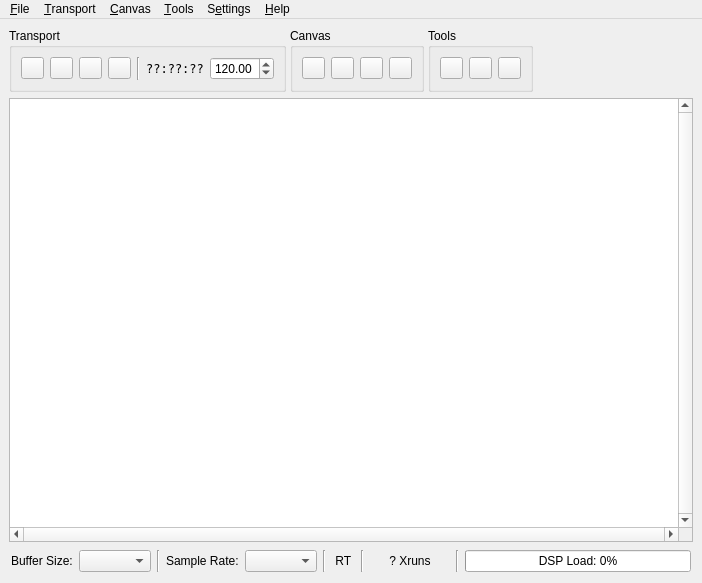
<?xml version="1.0" encoding="UTF-8"?>
<ui version="4.0">
 <class>CatiaMainW</class>
 <widget class="QMainWindow" name="CatiaMainW">
  <property name="geometry">
   <rect>
    <x>0</x>
    <y>0</y>
    <width>702</width>
    <height>583</height>
   </rect>
  </property>
  <property name="windowTitle">
   <string>Catia</string>
  </property>
  <widget class="QWidget" name="centralwidget">
   <layout class="QVBoxLayout" name="verticalLayout">
    <item>
     <widget class="QFrame" name="frame_toolbar">
      <layout class="QHBoxLayout" name="horizontalLayout_6">
       <property name="spacing">
        <number>4</number>
       </property>
       <property name="margin">
        <number>0</number>
       </property>
       <item>
        <widget class="QGroupBox" name="group_transport">
         <property name="title">
          <string>Transport</string>
         </property>
         <layout class="QHBoxLayout" name="horizontalLayout_3">
          <item>
           <widget class="QPushButton" name="b_transport_play">
            <property name="maximumSize">
             <size>
              <width>23</width>
              <height>16777215</height>
             </size>
            </property>
            <property name="toolTip">
             <string>Transport Play/Pause</string>
            </property>
            <property name="text">
             <string/>
            </property>
            <property name="icon">
             <iconset resource="../icons/icons.qrc">
              <normaloff>:/16x16/media-playback-start.png</normaloff>:/16x16/media-playback-start.png</iconset>
            </property>
            <property name="checkable">
             <bool>true</bool>
            </property>
           </widget>
          </item>
          <item>
           <widget class="QPushButton" name="b_transport_stop">
            <property name="maximumSize">
             <size>
              <width>23</width>
              <height>16777215</height>
             </size>
            </property>
            <property name="toolTip">
             <string>Transport Stop</string>
            </property>
            <property name="text">
             <string/>
            </property>
            <property name="icon">
             <iconset resource="../icons/icons.qrc">
              <normaloff>:/16x16/media-playback-stop.png</normaloff>:/16x16/media-playback-stop.png</iconset>
            </property>
           </widget>
          </item>
          <item>
           <widget class="QPushButton" name="b_transport_backwards">
            <property name="maximumSize">
             <size>
              <width>23</width>
              <height>16777215</height>
             </size>
            </property>
            <property name="toolTip">
             <string>Transport Backwards</string>
            </property>
            <property name="text">
             <string/>
            </property>
            <property name="icon">
             <iconset resource="../icons/icons.qrc">
              <normaloff>:/16x16/media-seek-backward.png</normaloff>:/16x16/media-seek-backward.png</iconset>
            </property>
            <property name="autoRepeat">
             <bool>true</bool>
            </property>
           </widget>
          </item>
          <item>
           <widget class="QPushButton" name="b_transport_forwards">
            <property name="maximumSize">
             <size>
              <width>23</width>
              <height>16777215</height>
             </size>
            </property>
            <property name="toolTip">
             <string>Transport Forwards</string>
            </property>
            <property name="text">
             <string/>
            </property>
            <property name="icon">
             <iconset resource="../icons/icons.qrc">
              <normaloff>:/16x16/media-seek-forward.png</normaloff>:/16x16/media-seek-forward.png</iconset>
            </property>
            <property name="autoRepeat">
             <bool>true</bool>
            </property>
           </widget>
          </item>
          <item>
           <widget class="Line" name="line">
            <property name="orientation">
             <enum>Qt::Vertical</enum>
            </property>
           </widget>
          </item>
          <item>
           <widget class="QLabel" name="label_time">
            <property name="font">
             <font>
              <family>DejaVu Sans Mono</family>
              <pointsize>9</pointsize>
             </font>
            </property>
            <property name="contextMenuPolicy">
             <enum>Qt::CustomContextMenu</enum>
            </property>
            <property name="text">
             <string>??:??:??</string>
            </property>
            <property name="alignment">
             <set>Qt::AlignCenter</set>
            </property>
           </widget>
          </item>
          <item>
           <widget class="QDoubleSpinBox" name="sb_bpm">
            <property name="toolTip">
             <string>Beats per Minute</string>
            </property>
            <property name="decimals">
             <number>2</number>
            </property>
            <property name="maximum">
             <double>999.000000000000000</double>
            </property>
            <property name="value">
             <double>120.000000000000000</double>
            </property>
           </widget>
          </item>
         </layout>
        </widget>
       </item>
       <item>
        <widget class="QGroupBox" name="group_canvas">
         <property name="title">
          <string>Canvas</string>
         </property>
         <layout class="QHBoxLayout" name="horizontalLayout_4">
          <item>
           <widget class="QPushButton" name="b_canvas_zoom_fit">
            <property name="maximumSize">
             <size>
              <width>23</width>
              <height>16777215</height>
             </size>
            </property>
            <property name="toolTip">
             <string>Zoom Auto-Fit</string>
            </property>
            <property name="text">
             <string/>
            </property>
            <property name="icon">
             <iconset resource="../icons/icons.qrc">
              <normaloff>:/16x16/zoom-fit-best.png</normaloff>:/16x16/zoom-fit-best.png</iconset>
            </property>
           </widget>
          </item>
          <item>
           <widget class="QPushButton" name="b_canvas_zoom_in">
            <property name="maximumSize">
             <size>
              <width>23</width>
              <height>16777215</height>
             </size>
            </property>
            <property name="toolTip">
             <string>Zoom In</string>
            </property>
            <property name="text">
             <string/>
            </property>
            <property name="icon">
             <iconset resource="../icons/icons.qrc">
              <normaloff>:/16x16/zoom-in.png</normaloff>:/16x16/zoom-in.png</iconset>
            </property>
           </widget>
          </item>
          <item>
           <widget class="QPushButton" name="b_canvas_zoom_out">
            <property name="maximumSize">
             <size>
              <width>23</width>
              <height>16777215</height>
             </size>
            </property>
            <property name="toolTip">
             <string>Zoom Out</string>
            </property>
            <property name="text">
             <string/>
            </property>
            <property name="icon">
             <iconset resource="../icons/icons.qrc">
              <normaloff>:/16x16/zoom-out.png</normaloff>:/16x16/zoom-out.png</iconset>
            </property>
           </widget>
          </item>
          <item>
           <widget class="QPushButton" name="b_canvas_zoom_100">
            <property name="maximumSize">
             <size>
              <width>23</width>
              <height>16777215</height>
             </size>
            </property>
            <property name="toolTip">
             <string>Zoom 100%</string>
            </property>
            <property name="text">
             <string/>
            </property>
            <property name="icon">
             <iconset resource="../icons/icons.qrc">
              <normaloff>:/16x16/zoom-original.png</normaloff>:/16x16/zoom-original.png</iconset>
            </property>
           </widget>
          </item>
         </layout>
        </widget>
       </item>
       <item>
        <widget class="QGroupBox" name="group_tools">
         <property name="title">
          <string>Tools</string>
         </property>
         <layout class="QHBoxLayout" name="horizontalLayout_5">
          <item>
           <widget class="QPushButton" name="b_jack_clear_xruns">
            <property name="maximumSize">
             <size>
              <width>23</width>
              <height>16777215</height>
             </size>
            </property>
            <property name="toolTip">
             <string>Clear Xruns</string>
            </property>
            <property name="text">
             <string/>
            </property>
            <property name="icon">
             <iconset resource="../icons/icons.qrc">
              <normaloff>:/16x16/edit-clear.png</normaloff>:/16x16/edit-clear.png</iconset>
            </property>
           </widget>
          </item>
          <item>
           <widget class="QPushButton" name="b_jack_configure">
            <property name="maximumSize">
             <size>
              <width>23</width>
              <height>16777215</height>
             </size>
            </property>
            <property name="toolTip">
             <string>Configure JACK</string>
            </property>
            <property name="text">
             <string/>
            </property>
            <property name="icon">
             <iconset resource="../icons/icons.qrc">
              <normaloff>:/16x16/configure.png</normaloff>:/16x16/configure.png</iconset>
            </property>
           </widget>
          </item>
          <item>
           <widget class="QPushButton" name="b_jack_render">
            <property name="maximumSize">
             <size>
              <width>23</width>
              <height>16777215</height>
             </size>
            </property>
            <property name="toolTip">
             <string>JACK Render</string>
            </property>
            <property name="text">
             <string/>
            </property>
            <property name="icon">
             <iconset resource="../icons/icons.qrc">
              <normaloff>:/16x16/media-record.png</normaloff>:/16x16/media-record.png</iconset>
            </property>
           </widget>
          </item>
         </layout>
        </widget>
       </item>
       <item>
        <spacer name="horizontalSpacer">
         <property name="orientation">
          <enum>Qt::Horizontal</enum>
         </property>
         <property name="sizeHint" stdset="0">
          <size>
           <width>40</width>
           <height>20</height>
          </size>
         </property>
        </spacer>
       </item>
      </layout>
     </widget>
    </item>
    <item>
     <widget class="QGraphicsView" name="graphicsView">
      <property name="verticalScrollBarPolicy">
       <enum>Qt::ScrollBarAlwaysOn</enum>
      </property>
      <property name="horizontalScrollBarPolicy">
       <enum>Qt::ScrollBarAlwaysOn</enum>
      </property>
     </widget>
    </item>
    <item>
     <widget class="QFrame" name="frame_statusbar">
      <property name="frameShape">
       <enum>QFrame::NoFrame</enum>
      </property>
      <property name="frameShadow">
       <enum>QFrame::Sunken</enum>
      </property>
      <layout class="QHBoxLayout" name="horizontalLayout">
       <property name="margin">
        <number>2</number>
       </property>
       <item>
        <widget class="QLabel" name="label_buffer_size">
         <property name="text">
          <string>Buffer Size:</string>
         </property>
        </widget>
       </item>
       <item>
        <widget class="QComboBox" name="cb_buffer_size"/>
       </item>
       <item>
        <widget class="Line" name="line_1">
         <property name="orientation">
          <enum>Qt::Vertical</enum>
         </property>
        </widget>
       </item>
       <item>
        <widget class="QLabel" name="label_sample_rate">
         <property name="text">
          <string>Sample Rate:</string>
         </property>
        </widget>
       </item>
       <item>
        <widget class="QComboBox" name="cb_sample_rate"/>
       </item>
       <item>
        <widget class="Line" name="line_2">
         <property name="orientation">
          <enum>Qt::Vertical</enum>
         </property>
        </widget>
       </item>
       <item>
        <widget class="QLabel" name="label_realtime">
         <property name="text">
          <string> RT </string>
         </property>
        </widget>
       </item>
       <item>
        <widget class="Line" name="line_3">
         <property name="orientation">
          <enum>Qt::Vertical</enum>
         </property>
        </widget>
       </item>
       <item>
        <widget class="QPushButton" name="b_xruns">
         <property name="text">
          <string>? Xruns</string>
         </property>
         <property name="flat">
          <bool>true</bool>
         </property>
        </widget>
       </item>
       <item>
        <widget class="Line" name="line_4">
         <property name="orientation">
          <enum>Qt::Vertical</enum>
         </property>
        </widget>
       </item>
       <item>
        <widget class="QProgressBar" name="pb_dsp_load">
         <property name="value">
          <number>0</number>
         </property>
         <property name="format">
          <string>DSP Load: %p%</string>
         </property>
        </widget>
       </item>
      </layout>
     </widget>
    </item>
   </layout>
  </widget>
  <widget class="QMenuBar" name="menubar">
   <property name="geometry">
    <rect>
     <x>0</x>
     <y>0</y>
     <width>702</width>
     <height>18</height>
    </rect>
   </property>
   <widget class="QMenu" name="menu_File">
    <property name="title">
     <string>&amp;File</string>
    </property>
    <addaction name="act_quit"/>
   </widget>
   <widget class="QMenu" name="menu_Help">
    <property name="title">
     <string>&amp;Help</string>
    </property>
    <addaction name="act_help_about"/>
    <addaction name="act_help_about_qt"/>
   </widget>
   <widget class="QMenu" name="menu_Transport">
    <property name="title">
     <string>&amp;Transport</string>
    </property>
    <addaction name="act_transport_play"/>
    <addaction name="act_transport_stop"/>
    <addaction name="act_transport_backwards"/>
    <addaction name="act_transport_forwards"/>
   </widget>
   <widget class="QMenu" name="menu_Canvas">
    <property name="title">
     <string>&amp;Canvas</string>
    </property>
    <widget class="QMenu" name="menu_Canvas_Zoom">
     <property name="title">
      <string>Zoom</string>
     </property>
     <addaction name="act_canvas_zoom_fit"/>
     <addaction name="separator"/>
     <addaction name="act_canvas_zoom_in"/>
     <addaction name="act_canvas_zoom_out"/>
     <addaction name="act_canvas_zoom_100"/>
    </widget>
    <addaction name="act_canvas_arrange"/>
    <addaction name="act_canvas_refresh"/>
    <addaction name="menu_Canvas_Zoom"/>
    <addaction name="separator"/>
    <addaction name="act_canvas_print"/>
    <addaction name="act_canvas_save_image"/>
   </widget>
   <widget class="QMenu" name="menu_Tools">
    <property name="title">
     <string>&amp;Tools</string>
    </property>
    <widget class="QMenu" name="menu_Jack_Server">
     <property name="title">
      <string>&amp;JACK Server</string>
     </property>
     <widget class="QMenu" name="menu_Jack_Buffer_Size">
      <property name="title">
       <string>Set Buffer Size</string>
      </property>
      <addaction name="act_jack_bf_16"/>
      <addaction name="act_jack_bf_32"/>
      <addaction name="act_jack_bf_64"/>
      <addaction name="act_jack_bf_128"/>
      <addaction name="act_jack_bf_256"/>
      <addaction name="act_jack_bf_512"/>
      <addaction name="act_jack_bf_1024"/>
      <addaction name="act_jack_bf_2048"/>
      <addaction name="act_jack_bf_4096"/>
      <addaction name="act_jack_bf_8192"/>
     </widget>
     <addaction name="act_tools_jack_start"/>
     <addaction name="act_tools_jack_stop"/>
     <addaction name="menu_Jack_Buffer_Size"/>
     <addaction name="separator"/>
     <addaction name="act_jack_configure"/>
    </widget>
    <widget class="QMenu" name="menu_A2J_Bridge">
     <property name="title">
      <string>&amp;A2J Bridge</string>
     </property>
     <addaction name="act_tools_a2j_start"/>
     <addaction name="act_tools_a2j_stop"/>
     <addaction name="act_tools_a2j_export_hw"/>
    </widget>
    <addaction name="menu_Jack_Server"/>
    <addaction name="menu_A2J_Bridge"/>
    <addaction name="separator"/>
    <addaction name="act_jack_render"/>
    <addaction name="act_show_logs"/>
    <addaction name="separator"/>
    <addaction name="act_jack_clear_xruns"/>
   </widget>
   <widget class="QMenu" name="menu_Settings">
    <property name="title">
     <string>S&amp;ettings</string>
    </property>
    <addaction name="act_settings_show_toolbar"/>
    <addaction name="act_settings_show_statusbar"/>
    <addaction name="separator"/>
    <addaction name="act_configure"/>
   </widget>
   <addaction name="menu_File"/>
   <addaction name="menu_Transport"/>
   <addaction name="menu_Canvas"/>
   <addaction name="menu_Tools"/>
   <addaction name="menu_Settings"/>
   <addaction name="menu_Help"/>
  </widget>
  <action name="act_quit">
   <property name="icon">
    <iconset resource="../icons/icons.qrc">
     <normaloff>:/16x16/application-exit.png</normaloff>:/16x16/application-exit.png</iconset>
   </property>
   <property name="text">
    <string>&amp;Quit</string>
   </property>
   <property name="shortcut">
    <string>Ctrl+Q</string>
   </property>
  </action>
  <action name="act_session_new">
   <property name="icon">
    <iconset resource="../icons/icons.qrc">
     <normaloff>:/16x16/document-new.png</normaloff>:/16x16/document-new.png</iconset>
   </property>
   <property name="text">
    <string>&amp;New...</string>
   </property>
   <property name="shortcut">
    <string>Ctrl+N</string>
   </property>
  </action>
  <action name="act_session_open">
   <property name="icon">
    <iconset resource="../icons/icons.qrc">
     <normaloff>:/16x16/document-open.png</normaloff>:/16x16/document-open.png</iconset>
   </property>
   <property name="text">
    <string>&amp;Open...</string>
   </property>
   <property name="shortcut">
    <string>Ctrl+O</string>
   </property>
  </action>
  <action name="act_session_save">
   <property name="icon">
    <iconset resource="../icons/icons.qrc">
     <normaloff>:/16x16/document-save.png</normaloff>:/16x16/document-save.png</iconset>
   </property>
   <property name="text">
    <string>&amp;Save</string>
   </property>
   <property name="shortcut">
    <string>Ctrl+S</string>
   </property>
  </action>
  <action name="act_session_save_as">
   <property name="icon">
    <iconset resource="../icons/icons.qrc">
     <normaloff>:/16x16/document-save-as.png</normaloff>:/16x16/document-save-as.png</iconset>
   </property>
   <property name="text">
    <string>Save &amp;As...</string>
   </property>
   <property name="shortcut">
    <string>Ctrl+Shift+S</string>
   </property>
  </action>
  <action name="action1">
   <property name="text">
    <string>1</string>
   </property>
  </action>
  <action name="act_help_about">
   <property name="text">
    <string>&amp;About Catia</string>
   </property>
  </action>
  <action name="act_transport_play">
   <property name="checkable">
    <bool>true</bool>
   </property>
   <property name="icon">
    <iconset resource="../icons/icons.qrc">
     <normaloff>:/16x16/media-playback-start.png</normaloff>:/16x16/media-playback-start.png</iconset>
   </property>
   <property name="text">
    <string>&amp;Play</string>
   </property>
   <property name="shortcut">
    <string>Ctrl+Shift+P</string>
   </property>
  </action>
  <action name="act_transport_stop">
   <property name="icon">
    <iconset resource="../icons/icons.qrc">
     <normaloff>:/16x16/media-playback-stop.png</normaloff>:/16x16/media-playback-stop.png</iconset>
   </property>
   <property name="text">
    <string>&amp;Stop</string>
   </property>
   <property name="shortcut">
    <string>Ctrl+Shift+X</string>
   </property>
  </action>
  <action name="act_transport_backwards">
   <property name="icon">
    <iconset resource="../icons/icons.qrc">
     <normaloff>:/16x16/media-seek-backward.png</normaloff>:/16x16/media-seek-backward.png</iconset>
   </property>
   <property name="text">
    <string>&amp;Backwards</string>
   </property>
   <property name="shortcut">
    <string>Ctrl+Shift+B</string>
   </property>
  </action>
  <action name="act_transport_forwards">
   <property name="icon">
    <iconset resource="../icons/icons.qrc">
     <normaloff>:/16x16/media-seek-forward.png</normaloff>:/16x16/media-seek-forward.png</iconset>
   </property>
   <property name="text">
    <string>&amp;Forwards</string>
   </property>
   <property name="shortcut">
    <string>Ctrl+Shift+F</string>
   </property>
  </action>
  <action name="act_canvas_refresh">
   <property name="icon">
    <iconset resource="../icons/icons.qrc">
     <normaloff>:/16x16/view-refresh.png</normaloff>:/16x16/view-refresh.png</iconset>
   </property>
   <property name="text">
    <string>&amp;Refresh</string>
   </property>
   <property name="shortcut">
    <string>Ctrl+R</string>
   </property>
  </action>
  <action name="act_canvas_arrange">
   <property name="icon">
    <iconset resource="../icons/icons.qrc">
     <normaloff>:/16x16/view-sort-ascending.png</normaloff>:/16x16/view-sort-ascending.png</iconset>
   </property>
   <property name="text">
    <string>&amp;Arrange</string>
   </property>
   <property name="shortcut">
    <string>Ctrl+G</string>
   </property>
  </action>
  <action name="act_canvas_zoom_fit">
   <property name="icon">
    <iconset resource="../icons/icons.qrc">
     <normaloff>:/16x16/zoom-fit-best.png</normaloff>:/16x16/zoom-fit-best.png</iconset>
   </property>
   <property name="text">
    <string>Auto-Fit</string>
   </property>
  </action>
  <action name="act_canvas_zoom_in">
   <property name="icon">
    <iconset resource="../icons/icons.qrc">
     <normaloff>:/16x16/zoom-in.png</normaloff>:/16x16/zoom-in.png</iconset>
   </property>
   <property name="text">
    <string>Zoom In</string>
   </property>
   <property name="shortcut">
    <string>Ctrl++</string>
   </property>
  </action>
  <action name="act_canvas_zoom_out">
   <property name="icon">
    <iconset resource="../icons/icons.qrc">
     <normaloff>:/16x16/zoom-out.png</normaloff>:/16x16/zoom-out.png</iconset>
   </property>
   <property name="text">
    <string>Zoom Out</string>
   </property>
   <property name="shortcut">
    <string>Ctrl+-</string>
   </property>
  </action>
  <action name="act_canvas_zoom_100">
   <property name="icon">
    <iconset resource="../icons/icons.qrc">
     <normaloff>:/16x16/zoom-original.png</normaloff>:/16x16/zoom-original.png</iconset>
   </property>
   <property name="text">
    <string>Zoom 100%</string>
   </property>
   <property name="shortcut">
    <string>Ctrl+1</string>
   </property>
  </action>
  <action name="act_jack_clear_xruns">
   <property name="icon">
    <iconset resource="../icons/icons.qrc">
     <normaloff>:/16x16/edit-clear.png</normaloff>:/16x16/edit-clear.png</iconset>
   </property>
   <property name="text">
    <string>Clear &amp;Xruns</string>
   </property>
  </action>
  <action name="act_jack_configure">
   <property name="icon">
    <iconset resource="../icons/icons.qrc">
     <normaloff>:/16x16/configure.png</normaloff>:/16x16/configure.png</iconset>
   </property>
   <property name="text">
    <string>Configure JACK</string>
   </property>
  </action>
  <action name="actionConfigure_Canvas">
   <property name="text">
    <string>Configure Canvas</string>
   </property>
  </action>
  <action name="act_settings_show_toolbar">
   <property name="checkable">
    <bool>true</bool>
   </property>
   <property name="text">
    <string>Show Toolbar</string>
   </property>
  </action>
  <action name="act_settings_show_statusbar">
   <property name="checkable">
    <bool>true</bool>
   </property>
   <property name="text">
    <string>Show Statusbar</string>
   </property>
  </action>
  <action name="act_configure">
   <property name="icon">
    <iconset resource="../icons/icons.qrc">
     <normaloff>:/16x16/configure.png</normaloff>:/16x16/configure.png</iconset>
   </property>
   <property name="text">
    <string>Configure Catia</string>
   </property>
   <property name="shortcut">
    <string>Ctrl+P</string>
   </property>
  </action>
  <action name="act_tools_jack_start">
   <property name="icon">
    <iconset resource="../icons/icons.qrc">
     <normaloff>:/16x16/media-playback-start.png</normaloff>:/16x16/media-playback-start.png</iconset>
   </property>
   <property name="text">
    <string>Start JACK Server</string>
   </property>
   <property name="shortcut">
    <string>F5</string>
   </property>
  </action>
  <action name="act_tools_jack_stop">
   <property name="icon">
    <iconset resource="../icons/icons.qrc">
     <normaloff>:/16x16/media-playback-stop.png</normaloff>:/16x16/media-playback-stop.png</iconset>
   </property>
   <property name="text">
    <string>Stop JACK Server</string>
   </property>
   <property name="shortcut">
    <string>F6</string>
   </property>
  </action>
  <action name="act_jack_bf_32">
   <property name="checkable">
    <bool>true</bool>
   </property>
   <property name="text">
    <string>32</string>
   </property>
  </action>
  <action name="act_jack_bf_64">
   <property name="checkable">
    <bool>true</bool>
   </property>
   <property name="text">
    <string>64</string>
   </property>
  </action>
  <action name="act_jack_bf_128">
   <property name="checkable">
    <bool>true</bool>
   </property>
   <property name="text">
    <string>128</string>
   </property>
  </action>
  <action name="act_jack_bf_256">
   <property name="checkable">
    <bool>true</bool>
   </property>
   <property name="text">
    <string>256</string>
   </property>
  </action>
  <action name="act_jack_bf_512">
   <property name="checkable">
    <bool>true</bool>
   </property>
   <property name="text">
    <string>512</string>
   </property>
  </action>
  <action name="act_jack_bf_1024">
   <property name="checkable">
    <bool>true</bool>
   </property>
   <property name="text">
    <string>1024</string>
   </property>
  </action>
  <action name="act_jack_bf_2048">
   <property name="checkable">
    <bool>true</bool>
   </property>
   <property name="text">
    <string>2048</string>
   </property>
  </action>
  <action name="act_jack_bf_4096">
   <property name="checkable">
    <bool>true</bool>
   </property>
   <property name="text">
    <string>4096</string>
   </property>
  </action>
  <action name="act_jack_bf_8192">
   <property name="checkable">
    <bool>true</bool>
   </property>
   <property name="text">
    <string>8192</string>
   </property>
  </action>
  <action name="act_tools_a2j_start">
   <property name="icon">
    <iconset resource="../icons/icons.qrc">
     <normaloff>:/16x16/media-playback-start.png</normaloff>:/16x16/media-playback-start.png</iconset>
   </property>
   <property name="text">
    <string>Start A2J Bridge</string>
   </property>
   <property name="shortcut">
    <string>F7</string>
   </property>
  </action>
  <action name="act_tools_a2j_stop">
   <property name="icon">
    <iconset resource="../icons/icons.qrc">
     <normaloff>:/16x16/media-playback-stop.png</normaloff>:/16x16/media-playback-stop.png</iconset>
   </property>
   <property name="text">
    <string>Stop A2J Bridge</string>
   </property>
   <property name="shortcut">
    <string>F8</string>
   </property>
  </action>
  <action name="act_tools_a2j_export_hw">
   <property name="text">
    <string>Export Hardware Ports...</string>
   </property>
  </action>
  <action name="act_session_save_as_template">
   <property name="text">
    <string>Save As &amp;Template...</string>
   </property>
  </action>
  <action name="act_canvas_print">
   <property name="icon">
    <iconset resource="../icons/icons.qrc">
     <normaloff>:/16x16/document-print.png</normaloff>:/16x16/document-print.png</iconset>
   </property>
   <property name="text">
    <string>&amp;Print...</string>
   </property>
  </action>
  <action name="act_canvas_save_image">
   <property name="text">
    <string>Save &amp;Image...</string>
   </property>
  </action>
  <action name="act_canvas_undo">
   <property name="icon">
    <iconset>
     <normaloff>:/16x16/edit-undo.png</normaloff>:/16x16/edit-undo.png</iconset>
   </property>
   <property name="text">
    <string>Undo</string>
   </property>
  </action>
  <action name="act_canvas_redo">
   <property name="icon">
    <iconset>
     <normaloff>:/16x16/edit-redo.png</normaloff>:/16x16/edit-redo.png</iconset>
   </property>
   <property name="text">
    <string>Redo</string>
   </property>
  </action>
  <action name="act_help_about_qt">
   <property name="text">
    <string>About Qt</string>
   </property>
  </action>
  <action name="act_canvas_configure">
   <property name="icon">
    <iconset resource="../icons/icons.qrc">
     <normaloff>:/16x16/configure.png</normaloff>:/16x16/configure.png</iconset>
   </property>
   <property name="text">
    <string>Configure Canvas</string>
   </property>
  </action>
  <action name="actionSync_Now">
   <property name="text">
    <string>Sync Now</string>
   </property>
  </action>
  <action name="action_session_recent_none">
   <property name="enabled">
    <bool>false</bool>
   </property>
   <property name="text">
    <string>(none)</string>
   </property>
  </action>
  <action name="act_jack_render">
   <property name="icon">
    <iconset resource="../icons/icons.qrc">
     <normaloff>:/16x16/media-record.png</normaloff>:/16x16/media-record.png</iconset>
   </property>
   <property name="text">
    <string>JACK &amp;Render</string>
   </property>
  </action>
  <action name="act_show_logs">
   <property name="text">
    <string>&amp;Logs</string>
   </property>
  </action>
  <action name="act_jack_bf_16">
   <property name="checkable">
    <bool>true</bool>
   </property>
   <property name="text">
    <string>16</string>
   </property>
  </action>
 </widget>
 <resources>
  <include location="../icons/icons.qrc"/>
 </resources>
 <connections>
  <connection>
   <sender>act_quit</sender>
   <signal>triggered()</signal>
   <receiver>CatiaMainW</receiver>
   <slot>close()</slot>
   <hints>
    <hint type="sourcelabel">
     <x>-1</x>
     <y>-1</y>
    </hint>
    <hint type="destinationlabel">
     <x>336</x>
     <y>291</y>
    </hint>
   </hints>
  </connection>
  <connection>
   <sender>act_settings_show_toolbar</sender>
   <signal>triggered(bool)</signal>
   <receiver>frame_toolbar</receiver>
   <slot>setVisible(bool)</slot>
   <hints>
    <hint type="sourcelabel">
     <x>-1</x>
     <y>-1</y>
    </hint>
    <hint type="destinationlabel">
     <x>336</x>
     <y>60</y>
    </hint>
   </hints>
  </connection>
  <connection>
   <sender>act_settings_show_statusbar</sender>
   <signal>triggered(bool)</signal>
   <receiver>frame_statusbar</receiver>
   <slot>setVisible(bool)</slot>
   <hints>
    <hint type="sourcelabel">
     <x>-1</x>
     <y>-1</y>
    </hint>
    <hint type="destinationlabel">
     <x>336</x>
     <y>563</y>
    </hint>
   </hints>
  </connection>
 </connections>
</ui>
